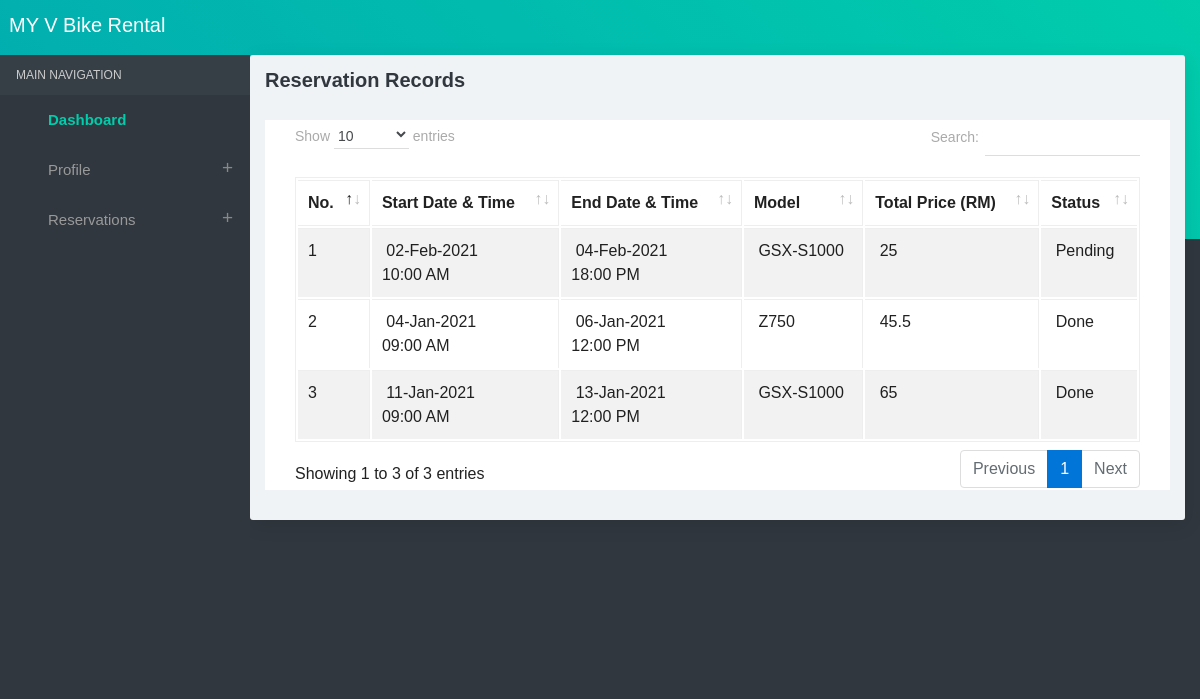
The page /viewReservation.php (signed in) on the database its author committed.
### tables this page shows
CREATE TABLE `reservations` (
  `reservationID` int(10) NOT NULL,
  `userID` int(10) NOT NULL,
  `bikeID` int(10) NOT NULL,
  `startDate` date NOT NULL,
  `endDate` date NOT NULL,
  `startTime` time NOT NULL,
  `endTime` time NOT NULL,
  `totalPrice` double NOT NULL,
  `comments` varchar(255) NOT NULL,
  `status` int(10) NOT NULL
);

CREATE TABLE `models` (
  `ID` int(10) UNSIGNED NOT NULL,
  `model` text NOT NULL,
  `product_code` varchar(50) NOT NULL,
  `brand` int(10) NOT NULL,
  `year_of_production` int(10) UNSIGNED NOT NULL,
  `engine_volume` decimal(10,2) UNSIGNED NOT NULL,
  `horsepower` decimal(10,2) UNSIGNED NOT NULL,
  `fuel_consumption` decimal(10,2) UNSIGNED NOT NULL,
  `price` decimal(10,2) UNSIGNED NOT NULL,
  `img` varchar(128) NOT NULL
);

CREATE TABLE `status` (
  `statusID` int(10) NOT NULL,
  `statusDescription` varchar(10) NOT NULL
);

### viewReservation.php (the view, shortened to what this page needs)
<?php
include("adFormHeader.php");
include("db.php");
?>
<div class="container-fluid">
  <div class="block-header">
    <h2>Reservation Records</h2>
  </div>
<div class="card">
  <section class="container">
    <table class="table table-bordered table-striped table-hover js-basic-example dataTable">
      <thead>
        <tr>
          <th>No.</th>
          <th>Start Date &  Time</th>
          <th>End Date &  Time</th>
          <th>Model</th>
          <th>Total Price (RM)</th>
          <th>Status</th>
        </tr>
        </thead>
        <tbody>
          <?php
		$sql ="SELECT * FROM reservations WHERE ";
		if(isset($_SESSION['userID']))
		{
			$sql  = $sql . "userID='$_SESSION[userID]'";
		}
        $qsql = mysqli_query($connect,$sql);
        $j = 0;
		while($rs = mysqli_fetch_array($qsql))
		{
      $j = $j + 1;
      $sqldept = "SELECT bikes.ID, models.ID, models.model FROM bikes
      INNER JOIN models ON bikes.ID = models.ID
      WHERE bikes.ID='$rs[bikeID]'";
      $qsqldept = mysqli_query($connect,$sqldept);
      $rsdept = mysqli_fetch_array($qsqldept);
			$sqlstat = "SELECT * FROM status WHERE statusID='$rs[status]'";
			$qsqlstat= mysqli_query($connect,$sqlstat);
			$rsstat = mysqli_fetch_array($qsqlstat);
        echo "<tr>
          <td>".$j."</td>
             <td>&nbsp;" . date("d-M-Y",strtotime($rs['startDate'])) . " <br>" . date("H:i A",strtotime($rs['startTime'])) . "</td>
			 <td>&nbsp;" . date("d-M-Y",strtotime($rs['endDate'])) . "<br> " . date("H:i A",strtotime($rs['endTime'])) . "</td>
		    <td>&nbsp;$rsdept[model]</td>
                <td>&nbsp;$rs[totalPrice]</td>
			    <td>&nbsp;$rsstat[statusDescription]</td>";
		 echo "</tr>";
		}
		?>
      </tbody>
    </table>
</section>
</div>
</div>
<?php
include("adFormFooter.php");
?>

### rows shown on the page
reservations: startDate "02-Feb-2021", startTime "10:00 AM", endDate "04-Feb-2021", endTime "18:00 PM", models.model "GSX-S1000", totalPrice "25", status.statusDescription "Pending"
reservations: startDate "04-Jan-2021", startTime "09:00 AM", endDate "06-Jan-2021", endTime "12:00 PM", models.model "Z750", totalPrice "45.5", status.statusDescription "Done"
reservations: startDate "11-Jan-2021", startTime "09:00 AM", endDate "13-Jan-2021", endTime "12:00 PM", models.model "GSX-S1000", totalPrice "65", status.statusDescription "Done"
